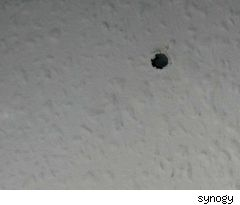
#> input picture greenscreen2_region_of_interest/wall with hole.jpg, 240 x 205 px
$ python main.py
#> lines starting #> are read from the running program, lines starting #| are printed output that depends on the picture
import cv2
image = cv2.imread("wall with hole.jpg")
#> image is the input picture: shape (205, 240, 3); mean B, G, R 140.9, 142.7, 141.8
image = cv2.cvtColor(image, cv2.COLOR_BGR2RGB)
image[50:70, 150:170] =[144,144,142]
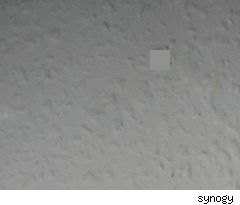
#> image: shape (205, 240, 3); mean R, G, B 142.4, 143.3, 141.5
image = cv2.cvtColor(image, cv2.COLOR_RGB2BGR)
cv2.imwrite("output.jpg", image)
